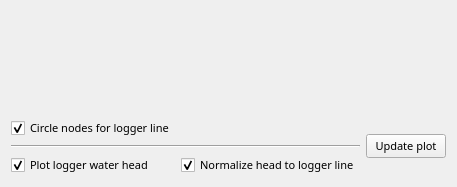
      <widget class="QWidget" name="layout_widget">
       <property name="font">
        <font>
         <family>Noto Sans</family>
         <pointsize>8</pointsize>
         <weight>50</weight>
         <bold>false</bold>
        </font>
       </property>
       <layout class="QVBoxLayout" name="vertical_layout_3">
        <item>
         <widget class="QWidget" name="widget_plot" native="true">
          <property name="sizePolicy">
           <sizepolicy hsizetype="Expanding" vsizetype="Expanding">
            <horstretch>0</horstretch>
            <verstretch>0</verstretch>
           </sizepolicy>
          </property>
          <property name="minimumSize">
           <size>
            <width>300</width>
            <height>100</height>
           </size>
          </property>
          <property name="font">
           <font>
            <family>Noto Sans</family>
            <pointsize>8</pointsize>
            <weight>50</weight>
            <bold>false</bold>
           </font>
          </property>
          <layout class="QGridLayout" name="grid_layout_5">
           <property name="leftMargin">
            <number>0</number>
           </property>
           <property name="topMargin">
            <number>0</number>
           </property>
           <property name="rightMargin">
            <number>0</number>
           </property>
           <property name="bottomMargin">
            <number>0</number>
           </property>
           <item row="0" column="0">
            <widget class="QWidget" name="widget" native="true">
             <property name="sizePolicy">
              <sizepolicy hsizetype="MinimumExpanding" vsizetype="MinimumExpanding">
               <horstretch>0</horstretch>
               <verstretch>0</verstretch>
              </sizepolicy>
             </property>
             <property name="minimumSize">
              <size>
               <width>0</width>
               <height>0</height>
              </size>
             </property>
             <property name="font">
              <font>
               <family>Noto Sans</family>
               <pointsize>8</pointsize>
               <weight>50</weight>
               <bold>false</bold>
              </font>
             </property>
             <layout class="QVBoxLayout" name="layoutplot">
              <property name="sizeConstraint">
               <enum>QLayout::SetDefaultConstraint</enum>
              </property>
              <property name="leftMargin">
               <number>0</number>
              </property>
              <property name="topMargin">
               <number>0</number>
              </property>
              <property name="rightMargin">
               <number>0</number>
              </property>
              <property name="bottomMargin">
               <number>0</number>
              </property>
             </layout>
            </widget>
           </item>
          </layout>
         </widget>
        </item>
        <item>
         <layout class="QHBoxLayout" name="horizontal_layout_2">
          <item>
           <layout class="QGridLayout" name="grid_layout_7">
            <item row="0" column="0">
             <widget class="QCheckBox" name="logger_line_nodes">
              <property name="sizePolicy">
               <sizepolicy hsizetype="Minimum" vsizetype="Fixed">
                <horstretch>0</horstretch>
                <verstretch>0</verstretch>
               </sizepolicy>
              </property>
              <property name="minimumSize">
               <size>
                <width>0</width>
                <height>0</height>
               </size>
              </property>
              <property name="font">
               <font>
                <family>Noto Sans</family>
                <pointsize>8</pointsize>
                <weight>50</weight>
                <italic>false</italic>
                <bold>false</bold>
               </font>
              </property>
              <property name="text">
               <string>Circle nodes for logger line</string>
              </property>
              <property name="checked">
               <bool>true</bool>
              </property>
             </widget>
            </item>
            <item row="2" column="0">
             <widget class="QCheckBox" name="plot_logger_head">
              <property name="sizePolicy">
               <sizepolicy hsizetype="Minimum" vsizetype="Fixed">
                <horstretch>0</horstretch>
                <verstretch>0</verstretch>
               </sizepolicy>
              </property>
              <property name="minimumSize">
               <size>
                <width>0</width>
                <height>0</height>
               </size>
              </property>
              <property name="font">
               <font>
                <family>Noto Sans</family>
                <pointsize>8</pointsize>
                <weight>50</weight>
                <italic>false</italic>
                <bold>false</bold>
               </font>
              </property>
              <property name="toolTip">
               <string>Plot the column head_cm.</string>
              </property>
              <property name="text">
               <string>Plot logger water head</string>
              </property>
              <property name="checked">
               <bool>true</bool>
              </property>
             </widget>
            </item>
            <item row="2" column="1">
             <widget class="QCheckBox" name="normalize_head">
              <property name="font">
               <font>
                <family>Noto Sans</family>
                <pointsize>8</pointsize>
                <weight>50</weight>
                <bold>false</bold>
               </font>
              </property>
              <property name="toolTip">
               <string>&lt;html&gt;&lt;head/&gt;&lt;body&gt;&lt;p&gt;The difference between head_cm mean value and level_masl mean value is removed when plotting logger head (nothing in the database is changed).&lt;/p&gt;&lt;/body&gt;&lt;/html&gt;</string>
              </property>
              <property name="text">
               <string>Normalize head to logger line</string>
              </property>
              <property name="checked">
               <bool>true</bool>
              </property>
             </widget>
            </item>
            <item row="1" column="0" colspan="2">
             <widget class="Line" name="line99">
              <property name="font">
               <font>
                <family>Noto Sans</family>
                <pointsize>8</pointsize>
                <weight>50</weight>
                <bold>false</bold>
               </font>
              </property>
              <property name="orientation">
               <enum>Qt::Horizontal</enum>
              </property>
             </widget>
            </item>
           </layout>
          </item>
          <item>
           <widget class="QPushButton" name="push_buttonupdateplot">
            <property name="sizePolicy">
             <sizepolicy hsizetype="Preferred" vsizetype="Fixed">
              <horstretch>0</horstretch>
              <verstretch>0</verstretch>
             </sizepolicy>
            </property>
            <property name="font">
             <font>
              <family>Noto Sans</family>
              <pointsize>8</pointsize>
              <weight>50</weight>
              <bold>false</bold>
             </font>
            </property>
            <property name="text">
             <string>Update plot</string>
            </property>
           </widget>
          </item>
         </layout>
        </item>
       </layout>
      </widget>
